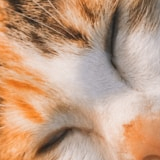
#> input picture low/img160.png, 160 x 160 px, given in place of wm2.png, which was not available
$ python low_method.py
#> lines starting #> are read from the running program, lines starting #| are printed output that depends on the picture; pictures that were not available may be replaced by others from this repository, and a replacement may not be noted
import cv2
from matplotlib import pyplot as plt
import numpy as np
from math import cos
from math import pi
from math import sqrt
"""
img_name = 'img16.png'
dwm_name = 'wm2.png'
"""


def Arnold_transformation(watermark,num):
    M = len(watermark)
    temp_matrix = np.array([[1,1],[1,2]])
    transformed_watermark = np.full((M,M),0)
    for x in range(M):
        for y in range(M) :
            coordinats = np.array([x,y])
            new_coordinats = (temp_matrix @ coordinats) % (M)
            new_x = int(new_coordinats[0])
            new_y = int(new_coordinats[1])
            transformed_watermark[new_x][new_y] = watermark[x][y]
    #print('watermark', watermark, '\ntransformed', transformed_watermark)
    wm_length = num //8
    cv2.imwrite(f'transformed_wm{wm_length}.png',transformed_watermark)
    return transformed_watermark


def make_blocks(layer):
    M = len(layer)
    list_of_blocks = []
    block = []
    for i in range(0,M,8):
        for j in range(0,M,8):
            k = layer[i:i+8]
            for l in range(8):
                block.append((k[l][j:j+8]))
            #print('block', block, '\n')
            list_of_blocks.append(block)
            block = []
    #print("\n\n\n\n", list_of_blocks, "\n\n\n\n")

    return list_of_blocks


def mediana(block):
    l = [block[0][1], block[0][2], block[0][3],\
        block[1][0], block[1][1], block[1][2], \
        block[2][0], block[2][1], block[3][0], \
        ]
    l = sorted(l)
    mediana_value = l[5]
    dc = block[0][0]
    return (dc, mediana_value)


def dct(block):
    dct_block = []
    for i in range(8):
        dct_block.append([])
        for j in range(8):
            new_pixel = 0
            for x in range(8):
                for y in range(8):
                    cx = 1
                    cy = 1
                    if i == 0:
                        cx = (1/sqrt(2))
                    if j == 0:
                        cy = (1/sqrt(2))
                    new_pixel += cx * cy * block[x][y] * cos((2*y+1)*j*pi/16) * cos((2*x+1)*i*pi/16)
                    #print(new_pixel)

            dct_block[i].append(new_pixel*0.25)

    #print('dct_block', dct_block, '\n')

    block_dc, block_mediana = mediana(dct_block)
    block_modification_power = 0
    if abs(block_dc) > 1000 or abs(block_dc) < 1:
        block_modification_power = abs(2*block_mediana)
    else:
        block_modification_power = abs(2*((block_dc - block_mediana)/block_dc))

    return(dct_block, block_dc, block_modification_power)


def idct(dctblock):
    idct_block = []
    for i in range(8):
        idct_block.append([])
        for j in range(8):
            old_pixel = 0.0
            for x in range(8):
                for y in range(8):
                    cx = 1
                    cy = 1
                    if x == 0:
                        cx = (1/sqrt(2))
                    if y == 0:
                        cy = (1/sqrt(2))
                    old_pixel += cx * cy * dctblock[x][y] * cos((2*i+1)*x*pi/16) * cos((2*j+1)*y*pi/16)


            #print(old_pixel, dctblock[i][j])
            idct_block[i].append(int(old_pixel*0.25))

    #print('idct_block', idct_block, '\n')
    return idct_block


def embedding(list_of_dct_blocks, list_of_mod_power, list_of_transformed_wm_bits):
    x = int(len(list_of_dct_blocks[0])/2)
    y = int(len(list_of_dct_blocks[0])/2)
    T = 80
    K = 12
    for i in range(len(list_of_dct_blocks)):

        b_pq = list_of_dct_blocks[i][x][y]
        b_pq_plus = list_of_dct_blocks[(i + 1) % len(list_of_dct_blocks)][x][y]
        delta = b_pq - b_pq_plus
        mod_pow = list_of_mod_power[i]
        print('before emb ', b_pq, b_pq_plus, delta)
        print('modpow',mod_pow)
        #print(b_pq, b_pq_plus)
        #break
        print('lll',list_of_transformed_wm_bits[i])
        if list_of_transformed_wm_bits[i] == -128:

            if delta > (T-K):
                while delta > (T-K):
                    #print(1, delta)
                    b_pq -= mod_pow
                    delta = b_pq - b_pq_plus

            elif (K > delta) and (delta > -T/2):
                while delta < K:
                    #print(2, delta)
                    #exit
                    b_pq += mod_pow
                    delta = b_pq - b_pq_plus

            elif delta < -T/2:
                while delta > -T -K:
                    #print(3, delta)
                    b_pq -= mod_pow
                    delta = b_pq - b_pq_plus

        elif list_of_transformed_wm_bits[i] == 127:

            if delta > T/2:
                while delta <= T+K:
                    #print(4, delta)
                    b_pq += mod_pow
                    delta = b_pq - b_pq_plus

            elif -K < delta < T/2:
                while delta >= -K:
                    #print(5, delta)
                    b_pq -= mod_pow
                    delta = b_pq - b_pq_plus

            elif delta < K-T:
                while delta <= K-T:
                    #print(6,delta)
                    b_pq += mod_pow
                    delta = b_pq - b_pq_plus

        list_of_dct_blocks[i][x][y] = b_pq
        print('after emb ', b_pq, '\n')

    return list_of_dct_blocks


def image_from_blocks(blocks_list,M):
    #print(len(blocks_list),'\n\n\n\n\n\n\n')
    image_list = np.full((M,M),0)
    for k in range(len(blocks_list)):
        for i in range(len(blocks_list[k])):
            for j in range(len(blocks_list[k])):
                ost = k % (M//8)
                #print(k)
                new_i = (k // (M//8)) * 8 + i
                new_j = ost * 8 + j
                #print(k, i, j, new_i, new_j)
                image_list[new_i][new_j] = blocks_list[k][i][j] + 128
    #print(image_list)
    return image_list


    image_list = np.full((M,M),0)
    for k in range(len(blocks_list)):
        for i in range(len(blocks_list[k])):
            for j in range(len(blocks_list[k])):
                ost = k % (8//2)
                #print(k)
                new_i = (k - ost ) // 2 + i
                new_j = ost * 2 + j
                #print(k, i, j, new_i, new_j)
                image_list[new_i][new_j] = blocks_list[k][i][j]
    #print(image_list)
    return image_list


'''
wm_nums =[2,4,8,20,40]
img_nums = [16,32,64,160,320]
'''
wm_nums =[2]
img_nums = [16]


for num in range(len(img_nums)):

    img_name = f'img{img_nums[num]}.png'
    dwm_name = f'wm{wm_nums[num]}.png'

    watermark_cv2 = cv2.imread(dwm_name,cv2.IMREAD_GRAYSCALE)
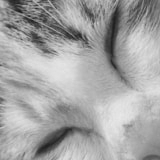
#> watermark_cv2: shape (160, 160); min 26, max 233, mean 164.6
    watermark = []
    for i in range(len(watermark_cv2)):
        watermark.append([])
        for j in range(len(watermark_cv2)):
            watermark[i].append( int(watermark_cv2[i][j]) - 128 )
#> after the loop, watermark = 160 items
    #print(watermark, '\n\n')
    transformed_watermark = Arnold_transformation(watermark, img_nums[num])
#> in Arnold_transformation, `M = len(watermark)`: M = 160
#> in Arnold_transformation, `transformed_watermark = np.full((M,M),0)`: transformed_watermark: shape (160, 160) int64; every value is 0
#> after the loop in Arnold_transformation, `for x in range(M):`:
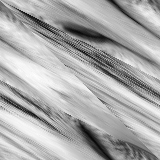
#> transformed_watermark: shape (160, 160) int64; min -102, max 105, mean 36.6; drawn with min black and max white
#> in Arnold_transformation, `cv2.imwrite(f'transformed_wm{wm_length}.png',transformed_watermark)`:
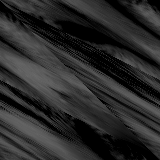
#> saved as transformed_wm2.png: shape (160, 160); min 0, max 105, mean 42.4
    #print('trans ',transformed_watermark)
    list_of_transformed_wm_bits = []
    for i in transformed_watermark:
        for j in i:
            list_of_transformed_wm_bits.append(int(j))
#> after the loop, list_of_transformed_wm_bits = 25600 items

    #print('list_of_transformed_wm_bits\n', list_of_transformed_wm_bits)


    image_cv2 = cv2.imread(img_name,cv2.IMREAD_COLOR)
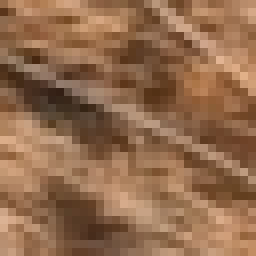
#> input picture low/img32.png, 32 x 32 px, given in place of img16.png, which was not available (shown 8 times larger)
#> image_cv2 is the input picture: shape (32, 32, 3); mean B, G, R 77.7, 107.2, 146.2
    #print(image_cv2)
    b_layer_cv2, g_layer_cv2, r_layer_cv2 = cv2.split(image_cv2)
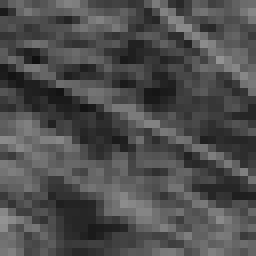
#> b_layer_cv2: shape (32, 32) (shown 8 times larger); min 16, max 148, mean 77.7
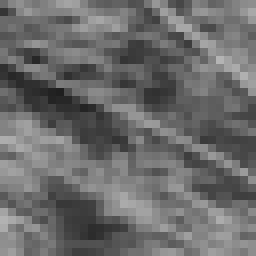
#> g_layer_cv2: shape (32, 32) (shown 8 times larger); min 31, max 180, mean 107.2
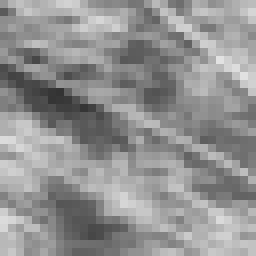
#> r_layer_cv2: shape (32, 32) (shown 8 times larger); min 51, max 226, mean 146.2
    image_layers_cv2 = [b_layer_cv2, g_layer_cv2, r_layer_cv2]
    image_layers = []
    new_image_layers = []
    for layer in range(3):
        image_layers.append([])
        for i in range(len(b_layer_cv2)):
            image_layers[layer].append([])
            for j in range(len(b_layer_cv2)):
                image_layers[layer][i].append(int(image_layers_cv2[layer][i][j]) - 128)
        #print('image layer ', image_layers[layer], '\n')


        list_of_blocks = make_blocks(image_layers[layer])
        #print('list_of_blocks ', list_of_blocks, '\n')
        list_of_dct_blocks = []
        list_of_mod_power = []
        for block in list_of_blocks:
            #print('block', block)
            dct_block, block_dc, block_modification_power = dct(block)
            list_of_dct_blocks.append(dct_block)
            list_of_mod_power.append(block_modification_power)

        list_of_dct_blocks = embedding(list_of_dct_blocks, list_of_mod_power, list_of_transformed_wm_bits)
        #print('list_of_dct_blocks ', list_of_dct_blocks, '\n')

        list_of_idct_blocks = []
        for block in list_of_dct_blocks:
            list_of_idct_blocks.append(idct(block))

        #print('list_of_idct_blocks', list_of_idct_blocks)
        #print('length list_of_idct_blocks', len(list_of_idct_blocks))

        new_image_layer = image_from_blocks(list_of_idct_blocks, len(image_layers[layer]))
        #print('new image ', new_image_layer)
        new_image_layers.append(new_image_layer)
#> this loop made 3 passes
#> (printed output is left out)
#> after the loop, image_layers = 3 items; new_image_layers = 3 items


    rgb_image_with_watermark = cv2.merge([new_image_layers[0], new_image_layers[1], new_image_layers[2]])
    cv2.imwrite(f'new_image{img_nums[num]}.png', rgb_image_with_watermark)


    #dct checker https://asecuritysite.com/comms/dct2
    #https://d1wqtxts1xzle7.cloudfront.net/102624166/j.aeue.2013.08.01820230525-1-co7ejz-libre.pdf?1684994920=&response-content-disposition=inline%3B+filename%3DA_novel_blind_robust_image_watermarking.pdf&Expires=1750274315&Signature=e8Pwi4sf4MM-HRjalMl2haTezKT6N3Rft0FVpTUT~n5V6-zAmPS54eGuLmyvpYiriqzfIxa8im9le-1~gpitc4tWHZUXsdC5CCiu0VWQkdl81AwWB5sDAuGGULO1FGWJhaSNqL-xIcummkd7KLQvubulDOSqgu3theeR~H4am4hYnVMl8f2cqAZRahK3cfOS-R1gZHupveTBcy6Pr1pt0YR7vZMpfsoedQmyQMQQv~99G3UkrRqMUxXUgJVRPfqN85A7XMamYgpzlSnKmEyD9ovuddOPKpCMsaTIeq-FBVTcHrZTcZBfFKBqV7rZtKfOXM3HfqSEAT-TVnJ31gPylA__&Key-Pair-Id=APKAJLOHF5GGSLRBV4ZA
